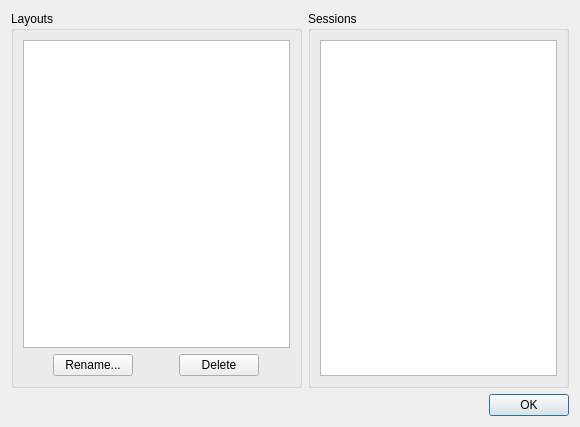
<?xml version="1.0" encoding="UTF-8"?>
<ui version="4.0">
 <class>manageLayouts</class>
 <widget class="QDialog" name="manageLayouts">
  <property name="geometry">
   <rect>
    <x>0</x>
    <y>0</y>
    <width>580</width>
    <height>427</height>
   </rect>
  </property>
  <property name="windowTitle">
   <string>Dialog</string>
  </property>
  <layout class="QVBoxLayout" name="verticalLayout">
   <item>
    <layout class="QHBoxLayout" name="horizontalLayout">
     <item>
      <widget class="QGroupBox" name="groupBox">
       <property name="title">
        <string>Layouts</string>
       </property>
       <layout class="QVBoxLayout" name="verticalLayout_2">
        <item>
         <widget class="QListWidget" name="listLayouts"/>
        </item>
        <item>
         <layout class="QHBoxLayout" name="horizontalLayout_2">
          <item>
           <spacer name="horizontalSpacer_2">
            <property name="orientation">
             <enum>Qt::Horizontal</enum>
            </property>
            <property name="sizeHint" stdset="0">
             <size>
              <width>40</width>
              <height>20</height>
             </size>
            </property>
           </spacer>
          </item>
          <item>
           <widget class="QPushButton" name="btnRename">
            <property name="text">
             <string>Rename...</string>
            </property>
           </widget>
          </item>
          <item>
           <spacer name="horizontalSpacer">
            <property name="orientation">
             <enum>Qt::Horizontal</enum>
            </property>
            <property name="sizeType">
             <enum>QSizePolicy::Fixed</enum>
            </property>
            <property name="sizeHint" stdset="0">
             <size>
              <width>40</width>
              <height>20</height>
             </size>
            </property>
           </spacer>
          </item>
          <item>
           <widget class="QPushButton" name="btnDelete">
            <property name="text">
             <string>Delete</string>
            </property>
           </widget>
          </item>
          <item>
           <spacer name="horizontalSpacer_3">
            <property name="orientation">
             <enum>Qt::Horizontal</enum>
            </property>
            <property name="sizeHint" stdset="0">
             <size>
              <width>40</width>
              <height>20</height>
             </size>
            </property>
           </spacer>
          </item>
         </layout>
        </item>
       </layout>
      </widget>
     </item>
     <item>
      <widget class="QGroupBox" name="groupBox_2">
       <property name="title">
        <string>Sessions</string>
       </property>
       <layout class="QVBoxLayout" name="verticalLayout_3">
        <item>
         <widget class="QListWidget" name="listSessions"/>
        </item>
       </layout>
       <zorder>groupBox</zorder>
       <zorder>listSessions</zorder>
      </widget>
     </item>
    </layout>
   </item>
   <item>
    <widget class="QDialogButtonBox" name="buttonBox">
     <property name="orientation">
      <enum>Qt::Horizontal</enum>
     </property>
     <property name="standardButtons">
      <set>QDialogButtonBox::Ok</set>
     </property>
     <property name="centerButtons">
      <bool>false</bool>
     </property>
    </widget>
   </item>
  </layout>
 </widget>
 <resources/>
 <connections>
  <connection>
   <sender>buttonBox</sender>
   <signal>accepted()</signal>
   <receiver>manageLayouts</receiver>
   <slot>accept()</slot>
   <hints>
    <hint type="sourcelabel">
     <x>248</x>
     <y>254</y>
    </hint>
    <hint type="destinationlabel">
     <x>157</x>
     <y>274</y>
    </hint>
   </hints>
  </connection>
  <connection>
   <sender>buttonBox</sender>
   <signal>rejected()</signal>
   <receiver>manageLayouts</receiver>
   <slot>reject()</slot>
   <hints>
    <hint type="sourcelabel">
     <x>316</x>
     <y>260</y>
    </hint>
    <hint type="destinationlabel">
     <x>286</x>
     <y>274</y>
    </hint>
   </hints>
  </connection>
 </connections>
</ui>
